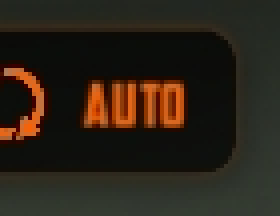
#> input picture module/campaign/vision/assets/battle_auto.png, 70 x 54 px (shown 4 times larger)
$ python -i offscreen.py   (imports and definitions only)
#> lines starting #> are read from the running program, lines starting #| are printed output that depends on the picture
"""小队离屏标记：白色圆环加一个朝外的小三角，出现即说明小队不在画面内，点圆心可把小队移回中央。

不走 YOLO。环半径与三角形状固定，环内头像会变，所以只验证几何，不比对内容。
固定小地图遮挡只从可见区域统计，尾巴被遮挡时仍拒绝。亮背景会淹没三角，这种帧宁可漏报；
而圆形场景物一旦被误认，后续逻辑就会去点它。
"""

import cv2
import numpy as np

CLIENT_SIZE = (1776, 999)
# 1776×999 客户区上环半径实测 32～33 像素；环带与环外一圈按此设定。
RADIUS = 32.5
RING_BAND = 3
OUTER_BAND = (5, 11)
SECTORS = 36
RING_COVERAGE = .95
# 环带白占比：细环实测 0.34～0.40，粗白边的圆形物 0.47 以上，实心白盘为 1；候选排序也按接近典型值。
RING_FILL = (.28, .45)
FILL_TYPICAL = .37
# 环外一圈只允许尾巴这一小段连续高亮。
OUTER_COVERAGE = .45
TAIL_RUN = (2, 8)
# 尾巴必须朝画面外侧：在圆心所在象限上，任一轴不得明显指回画面中心，且至少一轴明显指向外侧。
OUTWARD_BACK = -.5
OUTWARD_MIN = .7
# 候选圆心在半分辨率上找：环带响应减去环外一圈响应，细环约 0.2，实心或纹理亮区接近 0；
# 只按响应排序会让淡色地面上成百上千的亮斑把细环挤出名单。
SCALE = 2
RESPONSE = (.15, .75)
INNER_MAX = .9
CONTRAST = .10
PEAKS = 64

REACH = int(np.ceil(RADIUS + OUTER_BAND[1])) + 1
_yy, _xx = np.mgrid[-REACH:REACH + 1, -REACH:REACH + 1]
_distance = np.hypot(_xx, _yy)
SECTOR = (np.degrees(np.arctan2(_yy, _xx)) % 360 * SECTORS / 360).astype(int) % SECTORS
RING = (_distance >= RADIUS - RING_BAND) & (_distance <= RADIUS + RING_BAND)
OUTER = (_distance >= RADIUS + OUTER_BAND[0]) & (_distance <= RADIUS + OUTER_BAND[1])


def annulus(radius, band):
    """归一化的圆环卷积核，用于在半分辨率上一次算出环带亮度占比。

    核做了归一化，卷积结果直接就是环带内亮像素的比例，RESPONSE、CONTRAST 这些阈值才能按
    比例写成固定值；传入的半径和环宽都应先除以 SCALE。
    """
    reach = int(np.ceil(radius + band))
    yy, xx = np.mgrid[-reach:reach + 1, -reach:reach + 1]
    distance = np.hypot(xx, yy)
    kernel = ((distance >= radius - band) & (distance <= radius + band)).astype(np.float32)
    return kernel / kernel.sum()


def disc(radius):
    """归一化的实心圆卷积核，用来量环内亮度。

    与 annulus 同样做归一化，响应即圆内亮像素比例；环内是会变的头像，占比接近 1 说明是
    实心白盘之类的场景物，可以据此（INNER_MAX）排掉。
    """
    reach = int(np.ceil(radius))
    yy, xx = np.mgrid[-reach:reach + 1, -reach:reach + 1]
    kernel = (np.hypot(xx, yy) <= radius).astype(np.float32)
    return kernel / kernel.sum()


KERNEL = annulus(RADIUS / SCALE, RING_BAND / SCALE)
INNER = disc((RADIUS - RING_BAND - 2) / SCALE)
OUTER_KERNEL = annulus((RADIUS + sum(OUTER_BAND) / 2) / SCALE, (OUTER_BAND[1] - OUTER_BAND[0]) / 2 / SCALE)


# [67 lines left out: functions bright, longest_run, measure, tail_verified, not called in this run]


def tail_direction(score):
    """三角指向，度，0 为正右、90 为正下。"""
    return (score['tail_start'] + score['tail_run'] / 2) * 360 / SECTORS % 360


# [67 lines left out: functions outward, accepted, response_map, peaks, refine, visible_region, not called in this run]


def squad_offscreen(image):
    """返回小队离屏标记，没有则 None。

    image 为 1776×999 的 BGR 客户区截图。返回 center（点击点）、radius、direction（三角指向，
    度，0 为正右、90 为正下）与 coverage、fill 证据；多个候选取环覆盖最高、占比最接近典型值的。
    """
    if image is None or image.ndim != 3 or image.shape[1::-1] != CLIENT_SIZE:
        raise ValueError('小队离屏标记识别需要 1776×999 的 BGR 客户区截图。')
    mask = bright(image)
    valid = visible_region(image)
    best = None
    for cx, cy in peaks(mask):
        refined = refine(mask, cx, cy, valid)
        if refined is None:
            continue
        rank, x, y, score = refined
        if not accepted(score, x, y) or (best is not None and rank <= best[0]):
            continue
        best = (rank, x, y, score)
    if best is None:
        return None
    _, cx, cy, score = best
    return dict(center=[float(cx), float(cy)], radius=RADIUS, direction=round(tail_direction(score), 1),
                coverage=round(score['coverage'], 3), fill=round(score['fill'], 3))

>>> import cv2
>>> picture = cv2.imread('assets/battle_auto.png', cv2.IMREAD_GRAYSCALE)
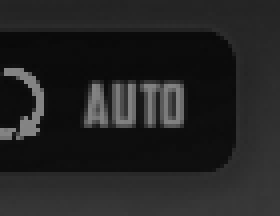
#> picture: shape (54, 70) (shown 4 times larger); min 9, max 133, mean 35
#> (the run stopped early here; a loop or call above may not have finished)

$ run again, on module/campaign/vision/assets/battle_defeat.png
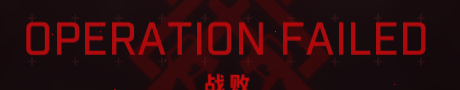
#> input picture module/campaign/vision/assets/battle_defeat.png, 460 x 90 px
#> `picture = cv2.imread('assets/battle_auto.png', cv2.IMREAD_GRAYSCALE)`:
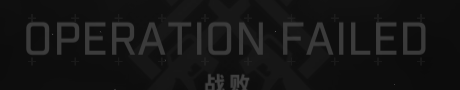
#> picture: shape (90, 460); min 11, max 82, mean 20.9
